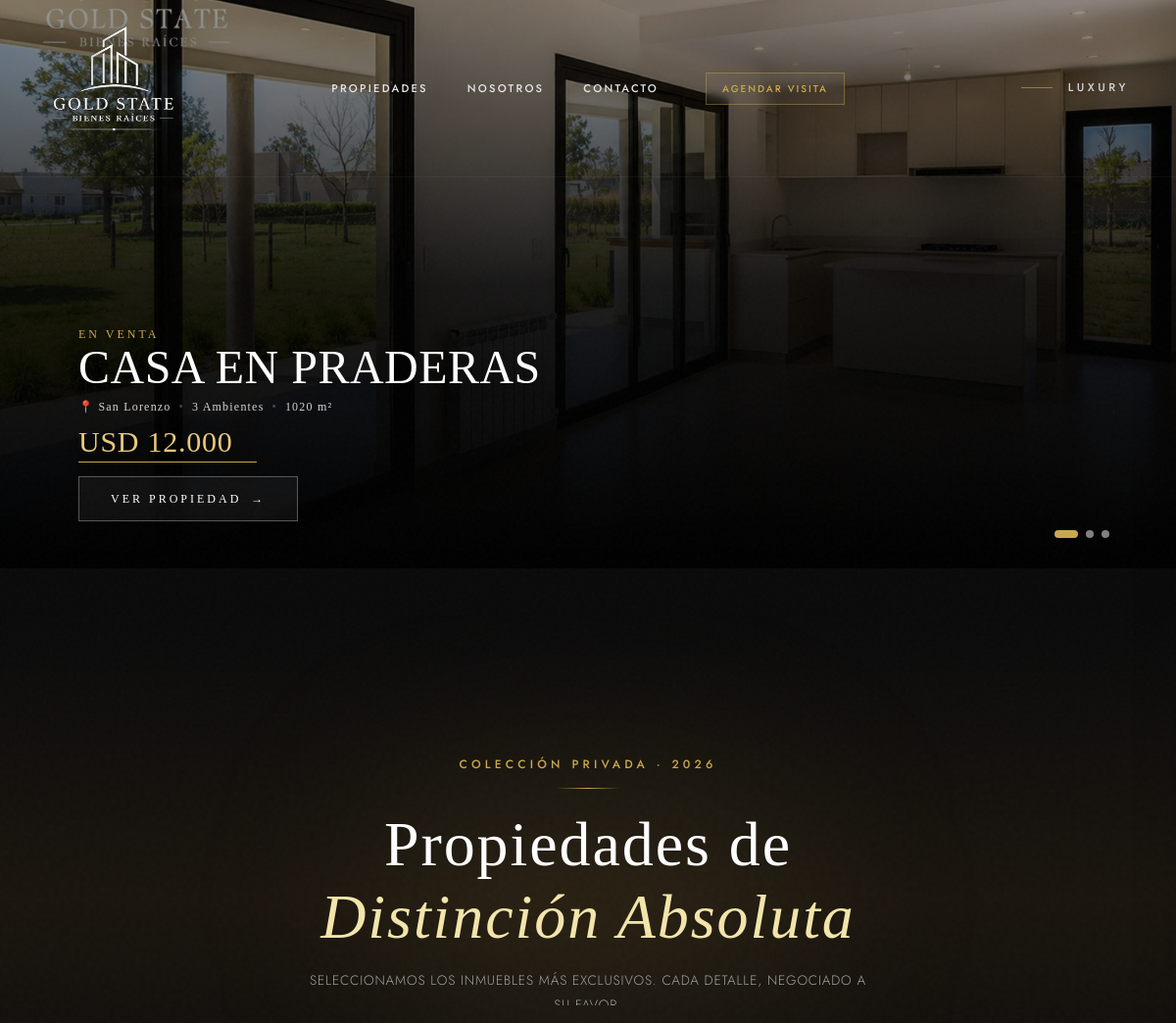
Before: / (upper part) with the older database file.
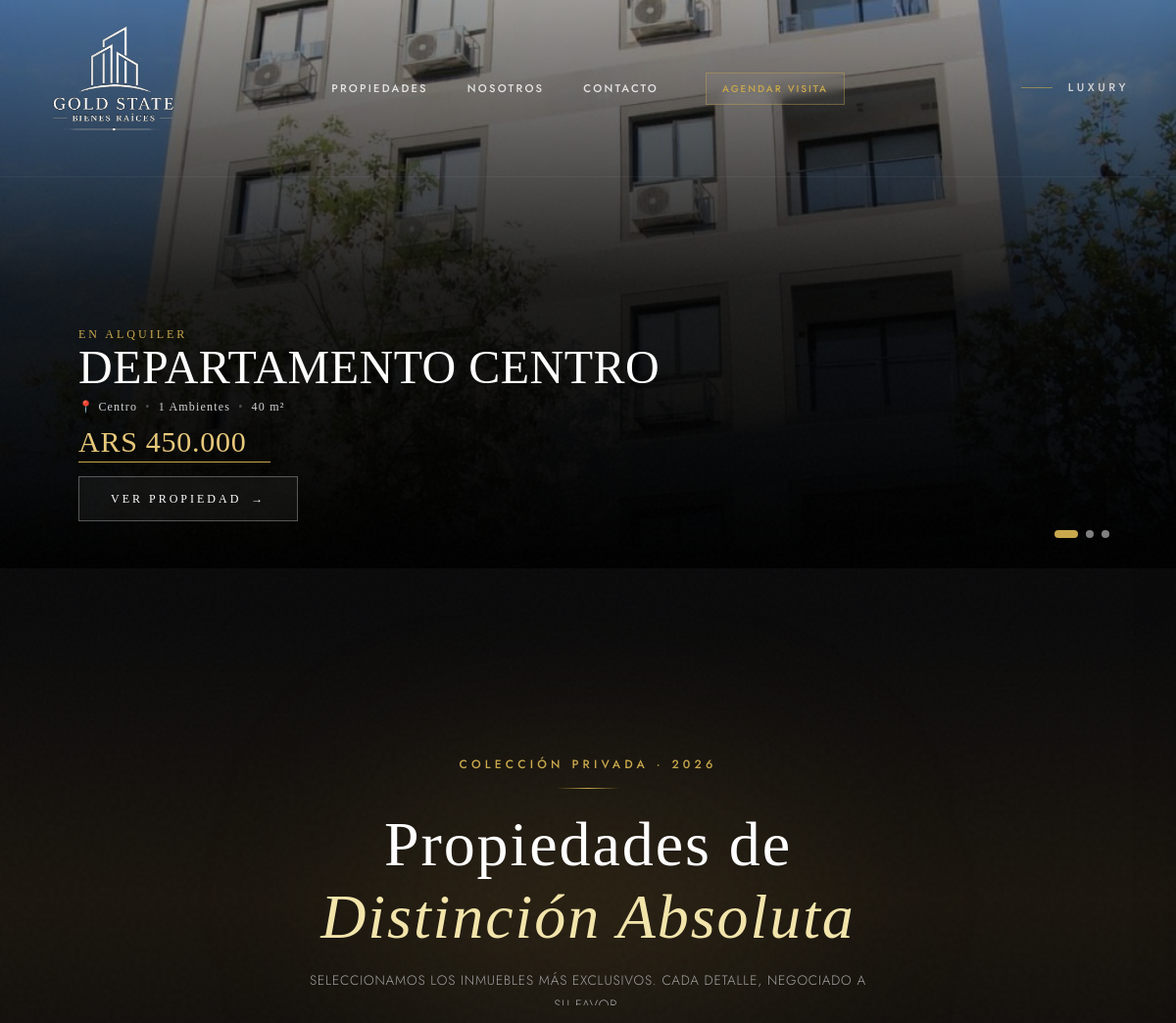
After: the same page with the newer database file.
### propiedades/models.py (models this page shows, shortened)
class Publicacion(models.Model):
    TIPOS_PROPIEDAD = (
        ("casa", "Casa"),
        ("departamento", "Departamento"),
        ("monoambiente", "Monoambiente"),
        ("ph", "PH"),
        ("loft", "Loft"),
        ("quinta", "Casa de Quinta / Barrio Cerrado"),
        ("terreno", "Terreno / Lote"),
        ("cochera", "Cochera"),
        ("local", "Local Comercial"),
        ("oficina", "Oficina"),
        ("galpon", "Galpón / Depósito"),
        ("campo", "Campo / Chacra"),
    )
    ESTADOS_OPERACION = (
        ("alquiler", "En Alquiler"),
        ("venta", "En Venta"),
        ("alquiler_temporal", "Alquiler Temporal"),
    )
    MONEDAS = (
        ("USD", "Dólares (USD)"),
        ("ARS", "Pesos (ARS)"),
    )
    agente = models.ForeignKey(User, on_delete=models.CASCADE, verbose_name="Agente / Administrador")
    titulo = models.CharField(max_length=255, verbose_name="Título de la publicación")
    descripcion = models.TextField(verbose_name="Descripción o Detalles")
    tipo_propiedad = models.CharField(max_length=30, choices=TIPOS_PROPIEDAD, default="departamento", verbose_name="Tipo de Propiedad")
    tipo_operacion = models.CharField(max_length=20, choices=ESTADOS_OPERACION, default="venta", verbose_name="Operación")
    moneda = models.CharField(max_length=3, choices=MONEDAS, default="USD", verbose_name="Moneda")
    precio = models.DecimalField(max_digits=12, decimal_places=2, verbose_name="Precio")
    expensas = models.DecimalField(max_digits=10, decimal_places=2, verbose_name="Expensas (0 si no aplica)", default=0)
    ambientes = models.PositiveIntegerField(default=1, validators=[MinValueValidator(1)], verbose_name="Ambientes")
    dormitorios = models.PositiveIntegerField(default=0, verbose_name="Dormitorios (0 si es monoambiente)")
    banos = models.PositiveIntegerField(default=1, verbose_name="Baños")
    metros_cubiertos = models.PositiveIntegerField(verbose_name="M² Cubiertos", blank=True, null=True)
    metros_totales = models.PositiveIntegerField(verbose_name="M² Totales")
    direccion = models.CharField(max_length=255, verbose_name="Dirección (Calle y Altura)")
    barrio_localidad = models.CharField(max_length=100, verbose_name="Barrio o Localidad")
    provincia = models.CharField(max_length=100, verbose_name="Provincia", default="Buenos Aires")
    codigo_postal = models.CharField(max_length=10, verbose_name="Código Postal", blank=True, null=True)
    imagen_principal = models.ImageField(upload_to='propiedades/', verbose_name="Foto Principal", null=True, blank=True)
    visitas = models.PositiveIntegerField(default=0, editable=False, verbose_name="Cantidad de Visitas")
    disponible = models.BooleanField(default=True, verbose_name="Publicación Activa / Disponible")
    destacada = models.BooleanField(default=False, verbose_name="Propiedad Destacada (Sale en la Home)")
    destacada_hero = models.BooleanField(default=False, verbose_name="Mostrar en el Slider Principal (Hero)")
    creado_el = models.DateTimeField(auto_now_add=True)
    actualizado_el = models.DateTimeField(auto_now=True)
    class Meta:
        verbose_name = "Propiedad"
        verbose_name_plural = "Propiedades"
        ordering = ['-creado_el']
    @property
    def precio_formateado(self):
        return f"{self.moneda} {self.precio:,.0f}".replace(",", ".")

### propiedades/views.py (the view)
# urls.py: path('', views.lista_propiedades, name='index'),
def lista_propiedades(request):
    propiedades_hero = Publicacion.objects.filter(disponible=True, destacada_hero=True)[:5]
    propiedades_home = Publicacion.objects.filter(disponible=True, destacada=True)[:6]
    contexto = {
        'propiedades_hero': propiedades_hero,        # Variable exclusiva para el Swiper del Slider
        'propiedades': propiedades_home,             # Cambiado a 'propiedades' para que alimente tu grilla actual sin romper el HTML
    }
    return render(request, 'propiedades/index.html', contexto)

### propiedades/templates/propiedades/index.html (shortened to what this page needs)
{% extends 'propiedades/base.html' %}
{% load static %}
{% block extra_css %}
    <link rel="stylesheet" href="{% static 'propiedades/css/index.css' %}" />
{% endblock %}
{% block content %}
<link rel="stylesheet" href="https://cdn.jsdelivr.net/npm/swiper@11/swiper-bundle.min.css" />
<section class="hero-section relative overflow-hidden h-[480px] md:h-[580px] flex items-center justify-center bg-black">
    <div class="swiper heroSwiper absolute inset-0 w-full h-full z-0">
        <div class="swiper-wrapper">
            {% if propiedades_hero %}
                {% for propiedad in propiedades_hero %}
                <div class="swiper-slide relative w-full h-full bg-cover bg-center bg-no-repeat"
                     style="background-image: url('{% if propiedad.imagen_principal %}{{ propiedad.imagen_principal.url }}{% endif %}');">
                    <div class="absolute inset-0 bg-black/40 pointer-events-none"></div>
                    <div class="absolute inset-0 bg-gradient-to-t from-black via-black/80 to-transparent pointer-events-none"></div>
                    <div class="absolute bottom-6 left-4 md:bottom-12 md:left-12 lg:left-20 z-10 text-left flex flex-col items-start max-w-[calc(100%-2rem)] md:max-w-2xl">
                        <p class="mb-0.5 text-[10px] sm:text-xs font-light tracking-[0.25em] uppercase text-[var(--gold,#D4AF37)] drop-shadow-md"
                           style="font-family: 'Cormorant Garamond', serif;">
                            {{ propiedad.get_tipo_operacion_display }}
                        </p>
                        <h1 class="font-light leading-tight text-white mb-2 text-xl sm:text-2xl md:text-4xl lg:text-5xl drop-shadow-lg"
                            style="font-family: 'Cormorant Garamond', serif; letter-spacing: 0.01em;">
                            {{ propiedad.titulo }}
                        </h1>
                        <div class="text-neutral-300 mb-2.5 text-[10px] sm:text-xs tracking-widest font-light flex items-center flex-wrap gap-x-2 gap-y-0.5"
                             style="font-family: 'Cormorant Garamond', serif;">
                            <span class="whitespace-nowrap">📍 {{ propiedad.barrio_localidad }}</span>
                            <span class="opacity-30">•</span>
                            <span class="whitespace-nowrap">{{ propiedad.ambientes }} Ambientes</span>
                            <span class="opacity-30">•</span>
                            <span class="whitespace-nowrap">{{ propiedad.metros_totales }} m²</span>
                        </div>
                        <div class="mb-3.5" style="font-family: 'Cormorant Garamond', serif;">
                            <span class="inline-block text-xl sm:text-3xl font-light tracking-wide text-[var(--gold-light,#F3E5AB)] border-b border-[var(--gold,#D4AF37)] pb-0.5 pr-6 drop-shadow-md">
                                {{ propiedad.precio_formateado }}
                            </span>
                        </div>
                        <a href="{% url 'propiedades:detalle' propiedad.id %}"
                           class="inline-block text-[9px] sm:text-xs uppercase tracking-[0.25em] text-white border border-white/30 px-6 py-3 md:px-8 md:py-3.5 transition-all duration-500 bg-white/5 backdrop-blur-sm hover:bg-white hover:text-black hover:border-white rounded-none group"
                           style="font-family: 'Cormorant Garamond', serif;">
                            Ver propiedad <span class="inline-block transition-transform duration-300 group-hover:translate-x-1 ml-1">→</span>
                        </a>
                    </div>
                </div>
                {% endfor %}
            {% endif %}
        </div>
        <div class="swiper-pagination !bottom-6 !text-right px-6 sm:px-12 lg:px-16"></div>
    </div>
</section>
    <div class="h-12 bg-[var(--obsidian)]"></div>
<section class="hero-section relative pt-36 pb-20 px-5 sm:px-8 overflow-hidden bg-gradient-to-b from-[#0a0a0b] via-[#1a150e] to-[#0a0a0b]">
        <div class="absolute top-1/2 left-1/2 -translate-x-1/2 -translate-y-1/2 w-[280px] sm:w-[450px] h-[250px] bg-[#c9a84c]/10 rounded-full blur-[100px] pointer-events-none"></div>
        <div class="max-w-4xl mx-auto text-center relative z-10">
            <p class="section-eyebrow mb-4 text-[#c9a84c] text-xs tracking-[0.35em] uppercase font-medium" style="font-family: 'Jost', sans-serif;">
                Colección Privada · 2026
            </p>
            <div class="gold-rule-center mb-5 mx-auto h-[1px] w-16 bg-gradient-to-r from-transparent via-[#c9a84c] to-transparent"></div>
            <h1 class="font-display text-white mb-3 select-none"
                style="font-family:'Cormorant Garamond',serif; font-weight:300; font-size:clamp(2.4rem,6vw,4rem); line-height:1.15; letter-spacing:0.03em;">
                Propiedades de<br><em style="font-style:italic; color: #F3E5AB; font-family:'Cormorant Garamond',serif;">Distinción Absoluta</em>
            </h1>
            <p class="text-neutral-400 mt-4 mb-10 text-sm tracking-widest max-w-xl mx-auto"
               style="font-size:0.85rem; line-height:1.8; letter-spacing:0.06em; font-family:'Jost',sans-serif;">
                SELECCIONAMOS LOS INMUEBLES MÁS EXCLUSIVOS. CADA DETALLE, NEGOCIADO A SU FAVOR.
            </p>
        </div>
</section>
{% endblock %}

### propiedades/templates/propiedades/base.html (shortened to what this page needs)
{% load static %}
<!DOCTYPE html>
<html lang="es">
<head>
    <script src="https://cdn.tailwindcss.com"></script>
    {% block extra_css %}{% endblock %}
</head>
<body class="bg-[#0a0a0b]">
    {% if request.resolver_match.url_name == 'index' %}
        <header id="main-header" class="fixed top-0 left-0 z-50 w-full bg-transparent border-b border-white/5 transition-all duration-500">
    {% else %}
        <header id="main-header" class="sticky top-0 z-50 w-full bg-[#0a0a0b]/90 backdrop-blur-md border-b border-white/5 transition-all duration-500">
    {% endif %}
        <div class="max-w-7xl mx-auto px-5 sm:px-8 lg:px-12 flex flex-row items-center justify-between relative py-4 lg:py-5 transition-all duration-500">
            <div class="flex items-center justify-start md:w-[150px] lg:w-[220px] flex-shrink-0">
                <a href="{% url 'propiedades:index' %}" class="flex items-center select-none z-50 transition-transform duration-300 hover:scale-[1.03]">
                    <img src="{{ transform_url|default:'/media/logo.png' }}"
                        alt="Golden State Logo"
                        class="h-auto w-[95px] sm:w-[110px] md:w-full max-h-[95px] md:max-h-[120px] lg:max-h-[140px] p-0.5 transform-gpu object-contain transition-all duration-500"
                        style="transform-origin: left center;">
                </a>
            </div>
            <nav class="hidden md:flex items-center justify-center flex-grow gap-5 md:gap-7 lg:gap-10 px-4">
                <a href="{% url 'propiedades:catalogo' %}" class="text-xs uppercase tracking-widest text-neutral-200 hover:text-amber-400 transition font-medium" style="letter-spacing:0.2em; font-size:0.7rem;">Propiedades</a>
                <a href="{% url 'propiedades:nosotros' %}" class="text-xs uppercase tracking-widest text-neutral-200 hover:text-amber-400 transition font-medium" style="letter-spacing:0.2em; font-size:0.7rem;">Nosotros</a>
                <a href="{% url 'propiedades:contacto' %}" class="text-xs uppercase tracking-widest text-neutral-200 hover:text-amber-400 transition font-medium" style="letter-spacing:0.2em; font-size:0.7rem;">Contacto</a>
                <a href="{% url 'propiedades:contacto' %}"
                   class="ml-2 inline-block text-[10px] uppercase tracking-[0.2em] font-medium text-[#c9a84c] border border-[#c9a84c]/40 px-4 py-2 bg-white/5 backdrop-blur-sm transition-all duration-300 hover:bg-[#c9a84c] hover:text-black hover:border-[#c9a84c] rounded-none"
                   style="font-family: 'Jost', sans-serif;">
                    Agendar Visita
                </a>
            </nav>
            <div class="hidden lg:flex items-center justify-end lg:w-[220px] gap-4 flex-shrink-0">
                <div class="w-8 h-[1px] bg-[#c9a84c]/60"></div>
                <span class="text-neutral-300 uppercase tracking-[0.3em] font-medium select-none"
                      style="font-size: 0.72rem; font-family: 'Jost', sans-serif;">
                    Luxury
                </span>
            </div>
        </div>
    </header>
    <main>
        {% block content %}
        {% endblock %}
    </main>
</body>
</html>

### propiedades/static/propiedades/css/index.css (style rules this page uses)
:root { --gold: #C9A84C; --gold-light: #E8C97A; --gold-dark: #9A7535; --obsidian: #0A0A0B; --charcoal: #111113; --ink: #1A1A1D; --steel: #242428; --mist: #8A8A96; --fog: #56565E; }
* { box-sizing: border-box; }
body { background-color: var(--obsidian); color: #D0D0D8; font-family: 'Jost', sans-serif; font-weight: 300; -webkit-font-smoothing: antialiased; }
.font-display { font-family: 'Cormorant Garamond', serif; }
body::before { content: ''; position: fixed; inset: 0; opacity: 0.025; pointer-events: none; z-index: 9999; }
.gold-rule-center { width: 48px; height: 1px; margin: 0 auto; background: linear-gradient(90deg, transparent, var(--gold), transparent); }
.hero-section { background-image: linear-gradient(180deg, rgba(10, 10, 11, 0.65) 0%, rgba(10, 10, 11, 0.95) 100%), url('/media/casabonita.png'); background-size: cover; background-position: center center; background-repeat: no-repeat; background-attachment: scroll; }
.section-eyebrow { font-size: 0.65rem; letter-spacing: 0.3em; text-transform: uppercase; color: var(--gold); font-weight: 500; }

### propiedades/templates/propiedades/base.html (style rules this page uses)
html, body { overflow-x: hidden; position: relative; width: 100%; }

Changed rows visible on the page:
no longer on this page (row unchanged): Publicacion: imagen_principal (picture), tipo_operacion "EN VENTA", titulo "CASA EN PRADERAS", barrio_localidad "San Lorenzo", ambientes "3", metros_totales "1020", precio_formateado "USD 12.000"
now on this page (row edited): Publicacion: imagen_principal (picture), tipo_operacion "EN ALQUILER", titulo "DEPARTAMENTO CENTRO", barrio_localidad "Centro", ambientes "1", metros_totales "40", precio_formateado "ARS 450.000"
